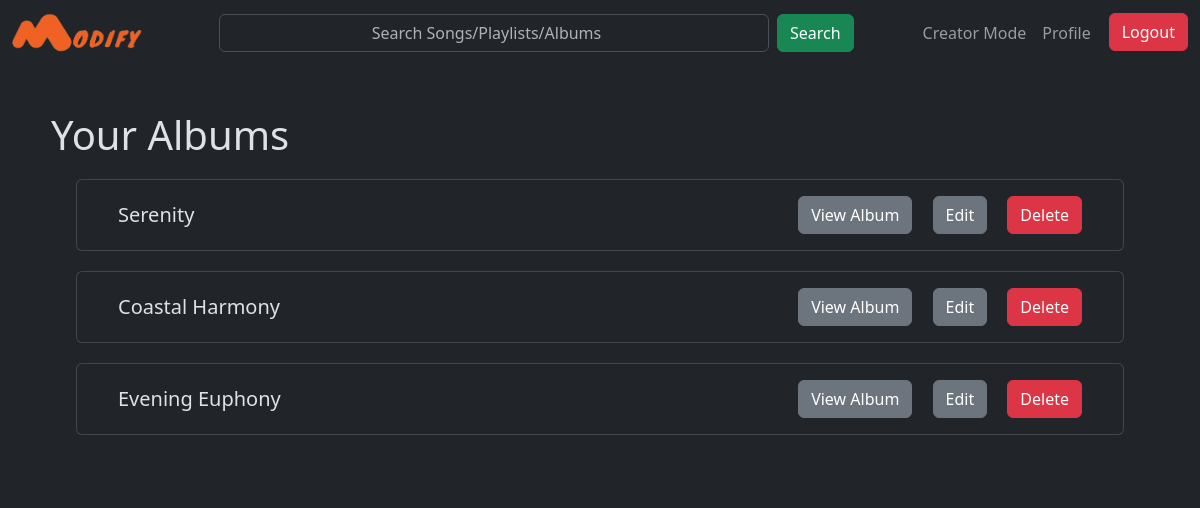
Screenshot of /creator-albums (signed in) with the database file from the repository.
### application/models.py (models this page shows)
class Album(db.Model):
    id = db.Column(db.Integer, primary_key=True, autoincrement=True)
    name = db.Column(db.String(120), nullable=False)
    artist = db.Column(db.String(120), nullable=False)
    genre = db.Column(db.String(120), nullable=False)
    user_id = db.Column(db.Integer, db.ForeignKey('user.id', name='fk_album_user'), nullable=False)
    flagged = db.Column(db.Integer, nullable=False, default=0)

### application/controllers.py (the view)
@app.route("/creator-albums", methods = ["GET", "POST"])
def creator_albums():
    if 'user_id' in session and session['type'] == 'creator':
        albums = Album.query.filter_by(user_id=session['user_id']).all()
        return render_template("creator_albums.html",albums = albums)
    else:
        return redirect(url_for('user_login'))

### templates/creator_albums.html (shortened to what this page needs)
{% extends "base.html" %}
{% block navbar %}
<div class="collapse navbar-collapse" id="navbarSupportedContent">
    <form class="d-flex mx-auto" action="/search-results" method="GET">
        <input class="form-control me-2 text-center" type="search" name="query" placeholder="Search Songs/Playlists/Albums" aria-label="Search" style="width: 550px;">
        <button class="btn btn-success" type="submit">Search</button>
    </form>
    <ul class="navbar-nav ms-auto mb-2 mb-lg-0">
        <li class="nav-item">
            <a class="nav-link {% if request.path == '/creator-home' %} active {% endif %}" href="/creator-account">Creator Mode</a>
        </li>
        <li class="nav-item">
            <a class="nav-link {% if request.path == '/profile' %} active {% endif %}" href="/profile">Profile</a>
        </li>
        <li class="nav-item">
            <a href="/logout" style="color: white; text-decoration: none; margin-left: 10px;"><button class="btn btn-danger btn-block">Logout</button></a>
        </li>
    </ul>
</div>
{% endblock navbar %}
{% block content %}
<div class="container-sm border border-dark" style="margin-bottom:10px; padding:20px; border-radius: 10px;" >
    <h1>Your Albums</h1>
    {% for album in albums %}
        <div class="card" style="margin-left: 25px; margin-right: 25px; margin-top: 20px;">
            <div class="card-body d-flex justify-content-between align-items-center" style="margin-left: 25px; margin-right: 25px;">
                <h5 class="card-title" style="margin: 0;">{{ album.name }}</h5>
                <div>
                    <a href="/album-details/{{ album.id }}" class="btn btn-secondary ms-3">View Album</a>
                    <a href="/album-edit/{{ album.id }}" class="btn btn-secondary ms-3">Edit</a>
                    <button class="btn btn-danger ms-3" data-bs-toggle="modal" data-bs-target="#DeleteModal{{ album.id }}">Delete</button>
                </div>
            </div>
        </div>
    {% endfor %}
    <br>
</div>
{% endblock content %}

### rows the page displays
Album: name "Serenity"
Album: name "Coastal Harmony"
Album: name "Evening Euphony"
